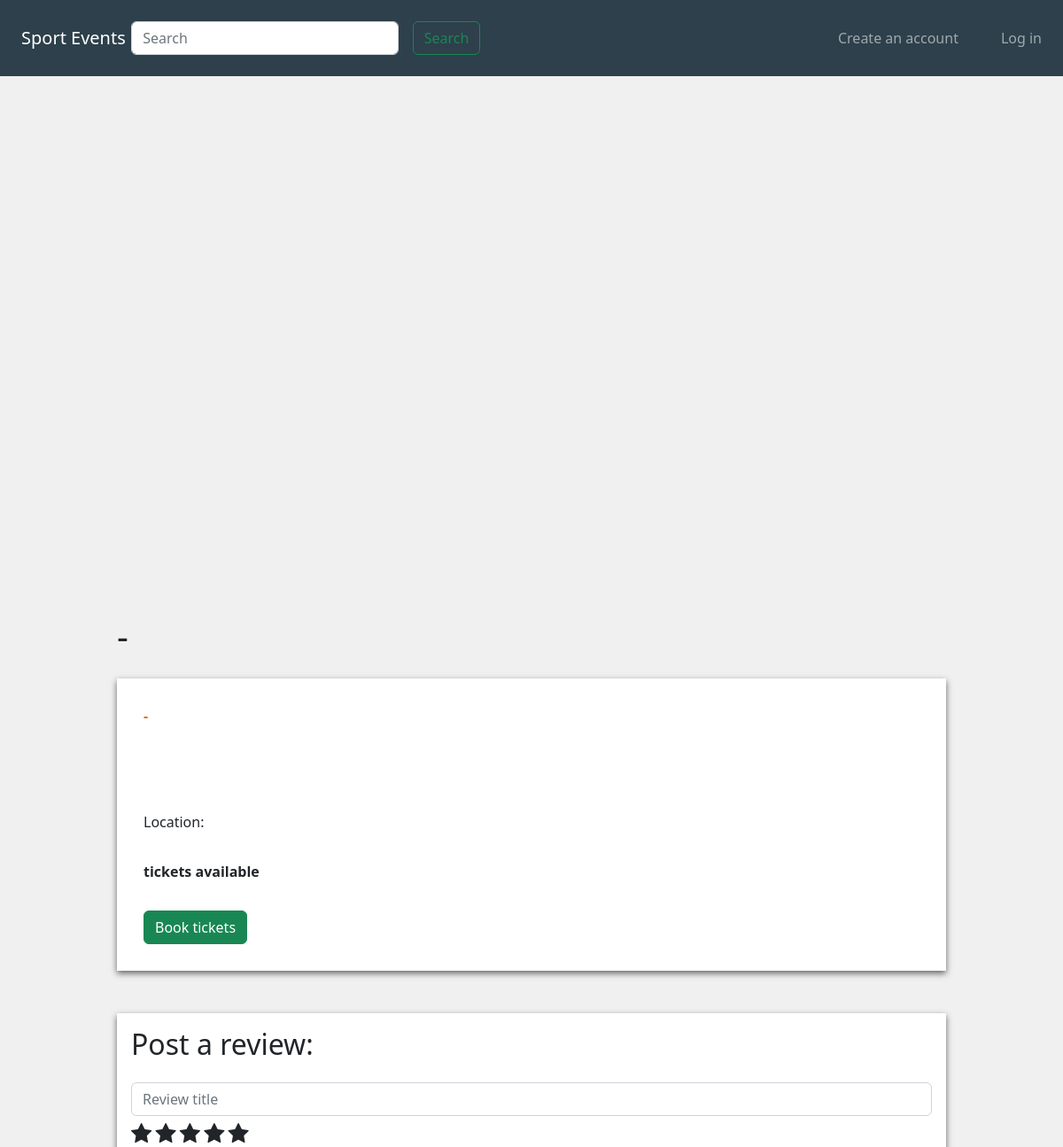
The app's page /events/2 (upper part), older data.
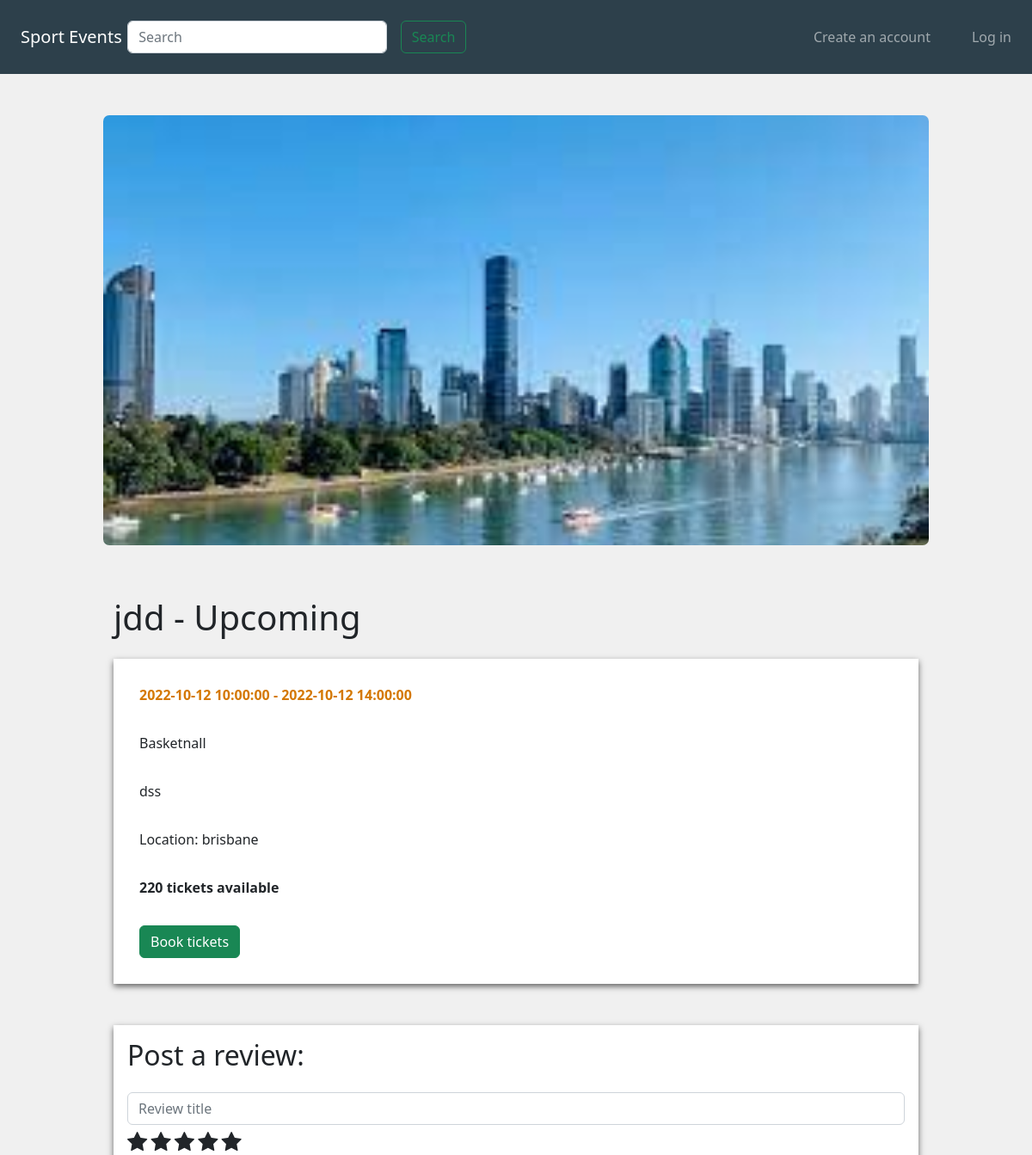
The same page, newer data.
### website/models.py (models this page shows, shortened)
class Events(db.Model):
    __tablename__ = 'events'
    EventId = db.Column(db.Integer, primary_key=True)
    EventName = db.Column(db.String(80))
    Location = db.Column(db.String(80))
    StartDate = db.Column(db.DateTime)
    EndDate = db.Column(db.DateTime)
    description = db.Column(db.String(500))
    Image = db.Column(db.String(400))
    Status_id = db.Column(db.Integer)
    Catergory_id = db.Column(db.Integer)
    MaxTickets = db.Column(db.Integer)
    UserId = db.Column(db.Integer)
    reviews = db.relationship('Reviews', backref='event')
    bookings = db.relationship('Bookings', backref='event')
    Catergory_id = db.Column(db.Integer, db.ForeignKey('catergories.CatergoryId'))
    Status_id = db.Column(db.Integer, db.ForeignKey('eventStatus.EventStatusId'))
    UserId = db.Column(db.Integer, db.ForeignKey('users.UserId'))

class EventStatus(db.Model):
    __tablename__ = 'eventStatus'
    EventStatusId = db.Column(db.Integer, primary_key=True)
    Status = db.Column(db.String(80))
    Event = db.relationship('Events', backref='Status')
    def __repr__(self): #print
        return "{}".format(self.Status)

class Catergory(db.Model):
    __tablename__ = 'catergories'
    CatergoryId = db.Column(db.Integer, primary_key=True)
    CatergoryName = db.Column(db.String(100))
    Event = db.relationship('Events', backref='CatergoryName')
    def __repr__(self):
        return "{}".format(self.CatergoryName)

### website/events.py (the view)
@bp.route('/<id>')
def show(id):
    event = Events.query.filter_by(EventId=id).first()
    cform = ReviewForm()
    return render_template('/event.html', event=event, form=cform)

### website/forms.py
class ReviewForm(FlaskForm):
  title = StringField('Review Title', [InputRequired()]) # Must enter title
  rating = StringField('Rating out of 5', [InputRequired()]) # Must enter rating
  comment = TextAreaField('Review comment', validators=[InputRequired()]) # Must enter review comment
  submit = SubmitField('Create')

### website/templates/event.html (shortened to what this page needs)
{% extends 'base.html' %}
{% block head %}
    <link href="https://cdn.jsdelivr.net/npm/bootstrap@5.2.0/dist/css/bootstrap.min.css" rel="stylesheet">
    <link rel="stylesheet" href="https://cdnjs.cloudflare.com/ajax/libs/font-awesome/4.7.0/css/font-awesome.min.css">
    <link rel="stylesheet" href="../static/css/style.css">
    <link rel="stylesheet" href="../static/css/event.css">
{% endblock %}
{% block content %}
    <div class="p-4" id="navbarSpacer"></div>
    <div id="eventImg">
        <img src="{{event.Image}}" id="eventImg2">
    </div>
    <div class="container-fluid" id="mainBox">
        <div id="imgSpacer"></div>
        <h1>{{event.EventName}} - {{event.Status}}</h1>
        <div class="p-2"></div>
        <div class="container-fluid eventInfo">
            <p class="eventDateTime">{{event.StartDate}} - {{event.EndDate}}</p>
            <div class="p-2"></div>
            <p>{{event.CatergoryName}}</p>
            <div class="p-2"></div>
            <p>{{event.description}}</p>
            <div class="p-2"></div>
            <p>Location: {{event.Location}}</p>
            <div class="p-2"></div>
            <p class="eventTickets">{{event.MaxTickets}} tickets available</p>
            <div class="p-2"></div>
            <button type="button" class="btn btn-success" data-toggle="modal" data-target="#ticketModal">
                Book tickets
            </button>
        </div>
        <div class="p-4"></div>
        <div class="p-3 review">
            <h2>Post a review:</h2>
            <div class="p-2"></div>
            <form>
                <input type="text" class="form-control" placeholder="Review title">
                <div class="p-1"></div>
                <div id="ratingDiv">
                    <label for="star1" class="ratingLabel">
                        <span class="fa fa-star rating"></span>
                    </label>
                    <label for="star2" class="ratingLabel">
                        <span class="fa fa-star rating"></span>
                    </label>
                    <label for="star3" class="ratingLabel">
                        <span class="fa fa-star rating"></span>
                    </label>
                    <label for="star4" class="ratingLabel">
                        <span class="fa fa-star rating"></span>
                    </label>
                    <label for="star5" class="ratingLabel">
                        <span class="fa fa-star rating"></span>
                    </label>
                </div>
            </form>
        </div>
    </div>
{% endblock %}

Row changes from the older to the newer data that the page shows:
added Events: Image (picture), EventName "jdd", StartDate "2022-10-12 10:00:00", EndDate "2022-10-12 14:00:00", description "dss", Location "brisbane", MaxTickets "220"
now on this page (row unchanged): EventStatus: Status "Upcoming"
now on this page (row unchanged): Catergory: CatergoryName "Basketnall"
